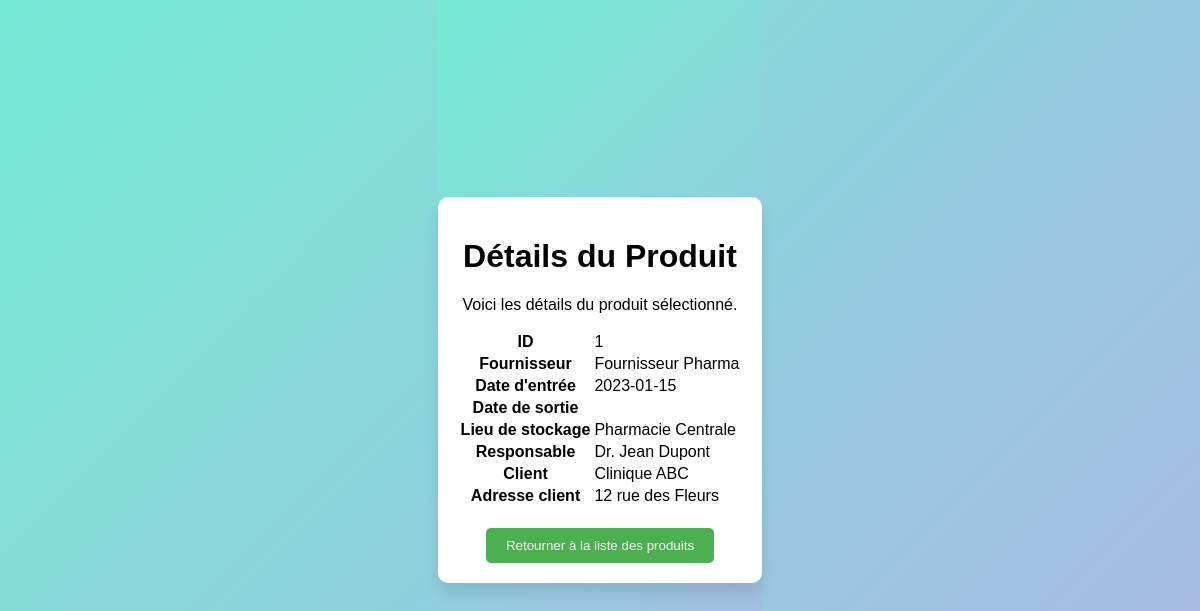
The page /détails.php?id=1 on the database its author committed.
### tables this page shows
CREATE TABLE `pharmacie` (
  `id` int(11) NOT NULL,
  `nom_produit` varchar(100) NOT NULL,
  `description` text DEFAULT NULL,
  `prix` decimal(10,2) NOT NULL,
  `quantite` int(11) NOT NULL,
  `date_expiration` date DEFAULT NULL,
  `fournisseur` varchar(100) DEFAULT NULL,
  `fabricant` varchar(100) DEFAULT NULL,
  `categorie` varchar(50) DEFAULT NULL,
  `date_entree` date DEFAULT NULL,
  `date_sortie` date DEFAULT NULL,
  `lieu_stockage` varchar(100) DEFAULT NULL,
  `pharmacien_responsable` varchar(100) DEFAULT NULL,
  `client` varchar(100) DEFAULT NULL,
  `adresse_client` varchar(255) DEFAULT NULL,
  `telephone_client` varchar(20) DEFAULT NULL
);

### détails.php (the view, shortened to what this page needs)
<?php
$servername = '127.0.0.1';
$username = 'root';
$password = '';
$dbname = 'formation';
$charset = 'utf8mb4';
$connection_string = "mysql:host=$servername;dbname=$dbname;charset=$charset";
$options = [
    PDO::ATTR_ERRMODE => PDO::ERRMODE_EXCEPTION,
    PDO::ATTR_DEFAULT_FETCH_MODE => PDO::FETCH_ASSOC,
];
try {
    $pdo = new PDO($connection_string, $username, $password, $options);
    $id = isset($_GET['id']) ? (int)$_GET['id'] : 0;
    $sql = "SELECT * FROM pharmacie WHERE id = :id";
    $stmt = $pdo->prepare($sql);
    $stmt->execute(['id' => $id]);
    $details = $stmt->fetch();
} catch (PDOException $e) {
    echo "Erreur de connexion : " . $e->getMessage();
    exit;
}
?>
    <link rel="stylesheet" href="style3.css">
</head>
<body>
    <div class="ContainerPrincipal">
        <h1>Détails du Produit</h1>
        <p>Voici les détails du produit sélectionné.</p>
        <div class="produit-details">
            <table>
                <tr>
                    <th>ID</th>
                    <td><?php echo $details["id"]; ?></td>
                </tr>
                <tr>
                    <th>Fournisseur</th>
                    <td><?php echo $details["fournisseur"]; ?></td>
                </tr>
                <tr>
                    <th>Date d'entrée</th>
                    <td><?php echo $details["date_entree"]; ?></td>
                </tr>
                <tr>
                    <th>Date de sortie</th>
                    <td><?php echo $details["date_sortie"]; ?></td>
                </tr>
                <tr>
                    <th>Lieu de stockage</th>
                    <td><?php echo $details["lieu_stockage"]; ?></td>
                </tr>
                <tr>
                    <th>Responsable</th>
                    <td><?php echo $details["pharmacien_responsable"]; ?></td>
                </tr>
                <tr>
                    <th>Client</th>
                    <td><?php echo $details["client"]; ?></td>
                </tr>
                <tr>
                    <th>Adresse client</th>
                    <td><?php echo $details["adresse_client"]; ?></td>
                </tr>
            </table>
        </div>
        <div class="button-container">
            <button class="return-button" onclick="window.location.href='temp.php'">Retourner à la liste des produits</button>
        </div>
    </div>
</body>

### style3.css (style rules this page uses)
html, body { height: 100%; margin: 0; font-family: 'Arial', sans-serif; display: flex; justify-content: center; align-items: center; background: linear-gradient(135deg, #74ebd5, #acb6e5); }
.ContainerPrincipal { width: 100%; max-width: 1200px; padding: 20px; background: #ffffff; border-radius: 10px; box-shadow: 0 10px 15px rgba(0, 0, 0, 0.1); text-align: center; margin-bottom: 20px; }
.button-container { text-align: center; margin-top: 20px; }
.return-button { padding: 10px 20px; background-color: #4CAF50; color: white; border: none; cursor: pointer; border-radius: 5px; text-decoration: none; }

### rows shown on the page
pharmacie: id "1", fournisseur "Fournisseur Pharma", date_entree "2023-01-15", lieu_stockage "Pharmacie Centrale", pharmacien_responsable "Dr. Jean Dupont", client "Clinique ABC", adresse_client "12 rue des Fleurs"
